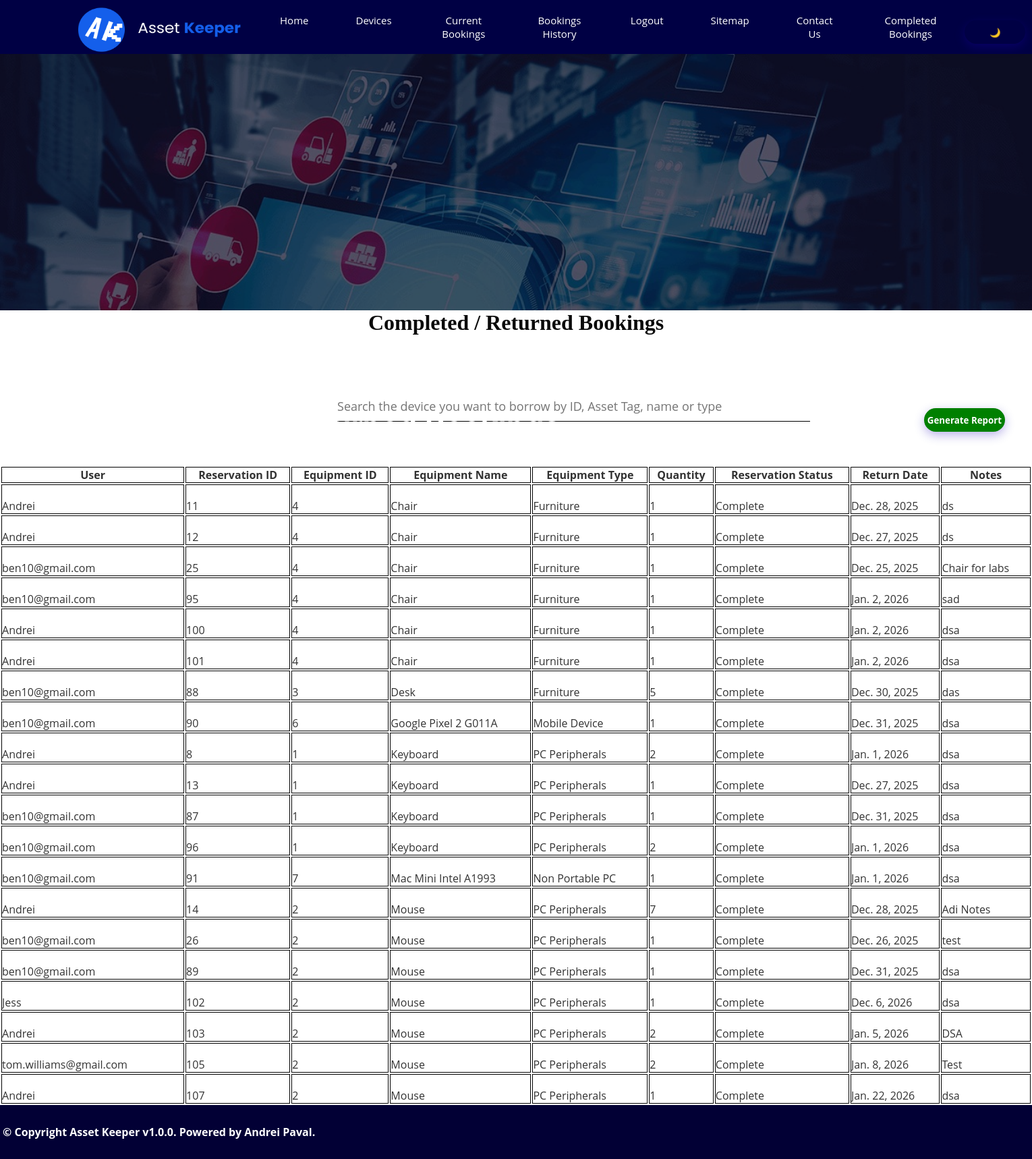
/completedBookings/sortAZUser/, run on the app's committed database.
### AppOneSDG/models.py (models this page shows, shortened)
class Reservation(models.Model):
    reservationId       = models.AutoField(verbose_name='Reservation ID', primary_key=True)
    reservationStatus   = models.CharField(verbose_name='Status of reservation', max_length=100, choices=[ ("Pending", "Pending"), ("Approved", "Approved"), ("Overdue", "Overdue"), ("Critical Overdue", "Critical Overdue"), ("Active", "Active"), ("Complete", "Complete"), ("Written Off", "Written Off"), ], default = "Active")
    reservationDate     = models.DateField(verbose_name='Date of reservation')
    returnDate          = models.DateField(verbose_name='Return date for reservation')
    reservationNotes    = models.TextField(verbose_name='Notes about reservation', blank=True)
    userId              = models.ForeignKey(User, related_name='users_who_place_reservations', on_delete=models.CASCADE, null=False, verbose_name='Corresponding user ID')
    adminUserId         = models.ForeignKey(Admin, related_name='admins_who_approve_reservations', on_delete=models.CASCADE, null=True, verbose_name='Corresponding admin ID')
    equipId             = models.ForeignKey(Equipment, related_name='equipments_that_are_reserved', on_delete=models.CASCADE, null=False, verbose_name='Corresponding equipment ID')
    quantityBorrowed = models.IntegerField(verbose_name="Quantity borrowed", default=0)

class User(AbstractBaseUser):
    userId              = models.AutoField(verbose_name="User ID", primary_key=True)
    firstName           = models.CharField(verbose_name="First name", max_length=100)
    lastName            = models.CharField(verbose_name="Last name", max_length=100)
    username            = models.CharField(verbose_name="Username", max_length=100, unique=True)
    email               = models.EmailField(verbose_name="Email address", max_length=100, unique=True)
    contactNumber       = models.CharField(verbose_name="Contact number", max_length=100)
    emergencyContact    = models.CharField(verbose_name="Emergency contact", max_length=100)
    date_joined         = models.DateTimeField(verbose_name='Date joined', auto_now_add=True)
    last_login          = models.DateTimeField(verbose_name='Last login', auto_now=True)
    is_admin            = models.BooleanField(default=False)
    is_active           = models.BooleanField(default=True)
    is_staff            = models.BooleanField(default=False)
    is_superuser        = models.BooleanField(default=False)
    USERNAME_FIELD = 'email'
    REQUIRED_FIELDS = ['firstName', 'lastName', 'contactNumber', 'username']
    objects = MyUserManager()

class Equipment(models.Model):
    EQUIPMENT_CATEGORY = [ ("PC Peripherals", "PC Peripherals"), ("Non Portable PC", "Non Portable PC"), ("Laptop", "Laptop"), ("Mobile Device", "Mobile Device"), ("VR Headset", "VR Headset"), ("VR Controller", "VR Controller"), ("Camera/Sensors", "Camera/Sensors"), ("Furniture", "Furniture"), ("Presentation Tools", "Presentation Tools"), ("Stationary", "Stationary"), ("Furniture", "Furniture"), ("Accessories", "Accessories"),("Other", "Other") ]
    equipId             = models.AutoField(verbose_name="Equipment ID", primary_key=True)
    equipName           = models.CharField(verbose_name="Equipment name", max_length=100)
    equipType           = models.CharField(verbose_name="Equipment type", choices=EQUIPMENT_CATEGORY, max_length=100)
    equipQuantity       = models.IntegerField(verbose_name="Quantity for equipment", default=0)
    equipAudit          = models.DateField(verbose_name="Last audit for equipment")
    equipLocation         = models.CharField(verbose_name="Location of equipment", max_length=100, blank=True)
    equipStatus       = models.CharField(verbose_name="Status of equipment", max_length=100, default = "Available")
    equipComments       = models.TextField(verbose_name="Comments on equipment", blank=True)
    isOnsite            = models.BooleanField(default=False)
    low_stock_threshold = models.IntegerField(default=5) # Optional but recommended

### AppOneSDG/views.py (the view)
# urls.py: path("completedBookings/sortAZUser/", views.completed_bookings_sorted_user, name="completed_bookings_sorted_user"),
def completed_bookings_sorted_user(request):
    completed_reservations = Reservation.objects.filter(
        reservationStatus="Complete"
    ).select_related("equipId", "userId").order_by("equipId__equipName")  # A → Z
    context = {
        "completed_reservations": completed_reservations
    }
    return render(request, "completedBookingsUser.html", context)

### AppOneSDG/templates/completedBookingsUser.html (shortened to what this page needs)
{% extends 'main_user.html' %}
{% block extra_css %}
<link rel="stylesheet" type="text/css" href="/static/AppOneSDG/mystylesheetSDG.css">
<link rel="stylesheet" type="text/css" href="/static/AppOneSDG/contact-us.css">
{% endblock extra_css %}
{% block contentBody %}
<div class = "wrapper">
    <div class = "overlay">
    <div class = "text">
    <h1 id = "intro" style = "color:white;">Completed/Returned Bookings </h1>
    </div>
    </div>
    </div>
<h1 class="title" style="color: var(--text-primary);">Completed / Returned Bookings</h1>
<br><br><br><br>
<input
  type="search"
  id="searchBar"
  placeholder="Search the device you want to borrow by ID, Asset Tag, name or type"
  style=" width:701px; font-size:18px; height:40px; margin-left:500px;color: var(--text-primary); background-color: var(--body-bg); border-bottom: 1px solid var(--table-border); "
>
<button id = "generateReportBtn2" class = "bookingApprove" style = "background:green;font-weight:bold; float:right;margin-right:40px;margin-bottom:50px;">Generate Report</button>
<br><br>
<table style="width:100%" id="currentBookings">
    <tr>
        <th>User</th>
        <th>Reservation ID</th>
        <th>Equipment ID</th>
        <th> Equipment Name </th>
        <th> Equipment Type </th>
        <th>Quantity</th>
        <th> Reservation Status </th>
        <th>Return Date</th>
        <th>Notes</th>
    </tr>
    {% for r in completed_reservations %}
    <tr data-id="{{ r.reservationId }}">
        <td>{{ r.userId.username }}</td>
        <td>{{ r.reservationId }}</td>
        <td>{{ r.equipId.equipId }}</td>
        <td>{{ r.equipId.equipName }}</td>
        <td>{{ r.equipId.equipType }}</td>
        <td>{{ r.quantityBorrowed }}</td>
        <td>{{ r.reservationStatus }}</td>
        <td>{{ r.returnDate }}</td>
        <td>{{ r.reservationNotes }}</td>
    </tr>
    {% empty %}
    <tr>
        <td colspan="6" style="text-align:center; padding:20px;">
            No completed bookings found.
        </td>
    </tr>
    {% endfor %}
</table>
{% endblock contentBody %}

### AppOneSDG/static/AppOneSDG/mystylesheetSDG.css (style rules this page uses)
* { margin: 0; padding: 0; box-sizing: border-box; font-family: 'Open Sans', sans-serif; list-style: none; text-decoration: none; }
body { background: var(--body-bg); }
.bookingApprove { background:pink; }
:root { --navbar-bg: #000044; --navbar-text: white; --body-bg: white; --text-primary: #0a0a0a; --text-secondary: #333333; --table-border: #000000; --button-bg: green; --button-text: white; }

### AppOneSDG/static/AppOneSDG/contact-us.css (style rules this page uses)
.wrapper { background: url("background.jpeg"); display: flex; height: 380px; top: 0px; width: 100%; background-repeat: no-repeat; background-size: cover; }
#intro { position: absolute; top: 40%; left: 51%; width: 99%; height: 200px; transform: translate(-40%, -40%); display:flex; color: var(--text-primary); font-family: "Montserrat"; font-size: 40px; font-weight:bold; }
.title { color: var(--text-primary); font-weight: bold; text-align: center; font-family: "Arial Black"; font-weight: bold; }
.overlay { display: flex; height: 380px; top: 0px; width: 100%; background-repeat: no-repeat; background-size: cover; background-color: rgba(0,0,0,0.5); }
input { width:100%; border:none; border-bottom: 1px solid #ccc; outline:none; padding-bottom:5px; }
button { background: #1c00b5; width: 120px; border:none; outline:none; color: #fff; height: 35px; border-radius:30px; margin-top:20px; box-shadow: 0px 5px 15px 0px rgba(28,0,181,0.3); }
tr td:first-child { padding-right: 20px; }
tr td { padding-top:20px; }
.bookingApprove { background:pink; }
:root { --navbar-bg: #000044; --navbar-text: white; --body-bg: white; --text-primary: #0a0a0a; --text-secondary: #333333; --table-border: #000000; --button-bg: green; --button-text: white; }

### AppOneSDG/templates/completedBookingsUser.html (style rules this page uses)
#currentBooking,td,tr,th { border: 1px solid var(--table-border); color: var(--text-secondary); }

### data on the page
Reservation: userId.username "Andrei", reservationId "11", equipId.equipId "4", equipId.equipName "Chair", equipId.equipType "Furniture", quantityBorrowed "1", reservationStatus "Complete", returnDate "Dec. 28, 2025", reservationNotes "ds"
Reservation: userId.username "Andrei", reservationId "12", equipId.equipId "4", equipId.equipName "Chair", equipId.equipType "Furniture", quantityBorrowed "1", reservationStatus "Complete", returnDate "Dec. 27, 2025", reservationNotes "ds"
Reservation: userId.username "ben10@gmail.com", reservationId "25", equipId.equipId "4", equipId.equipName "Chair", equipId.equipType "Furniture", quantityBorrowed "1", reservationStatus "Complete", returnDate "Dec. 25, 2025", reservationNotes "Chair for labs"
Reservation: userId.username "ben10@gmail.com", reservationId "95", equipId.equipId "4", equipId.equipName "Chair", equipId.equipType "Furniture", quantityBorrowed "1", reservationStatus "Complete", returnDate "Jan. 2, 2026", reservationNotes "sad"
Reservation: userId.username "Andrei", reservationId "100", equipId.equipId "4", equipId.equipName "Chair", equipId.equipType "Furniture", quantityBorrowed "1", reservationStatus "Complete", returnDate "Jan. 2, 2026", reservationNotes "dsa"
Reservation: userId.username "Andrei", reservationId "101", equipId.equipId "4", equipId.equipName "Chair", equipId.equipType "Furniture", quantityBorrowed "1", reservationStatus "Complete", returnDate "Jan. 2, 2026", reservationNotes "dsa"
Reservation: userId.username "ben10@gmail.com", reservationId "88", equipId.equipId "3", equipId.equipName "Desk", equipId.equipType "Furniture", quantityBorrowed "5", reservationStatus "Complete", returnDate "Dec. 30, 2025", reservationNotes "das"
Reservation: userId.username "ben10@gmail.com", reservationId "90", equipId.equipId "6", equipId.equipName "Google Pixel 2 G011A", equipId.equipType "Mobile Device", quantityBorrowed "1", reservationStatus "Complete", returnDate "Dec. 31, 2025", reservationNotes "dsa"
Reservation: userId.username "Andrei", reservationId "8", equipId.equipId "1", equipId.equipName "Keyboard", equipId.equipType "PC Peripherals", quantityBorrowed "2", reservationStatus "Complete", returnDate "Jan. 1, 2026", reservationNotes "dsa"
Reservation: userId.username "Andrei", reservationId "13", equipId.equipId "1", equipId.equipName "Keyboard", equipId.equipType "PC Peripherals", quantityBorrowed "1", reservationStatus "Complete", returnDate "Dec. 27, 2025", reservationNotes "dsa"
Reservation: userId.username "ben10@gmail.com", reservationId "87", equipId.equipId "1", equipId.equipName "Keyboard", equipId.equipType "PC Peripherals", quantityBorrowed "1", reservationStatus "Complete", returnDate "Dec. 31, 2025", reservationNotes "dsa"
Reservation: userId.username "ben10@gmail.com", reservationId "96", equipId.equipId "1", equipId.equipName "Keyboard", equipId.equipType "PC Peripherals", quantityBorrowed "2", reservationStatus "Complete", returnDate "Jan. 1, 2026", reservationNotes "dsa"
Reservation: userId.username "ben10@gmail.com", reservationId "91", equipId.equipId "7", equipId.equipName "Mac Mini Intel A1993", equipId.equipType "Non Portable PC", quantityBorrowed "1", reservationStatus "Complete", returnDate "Jan. 1, 2026", reservationNotes "dsa"
Reservation: userId.username "Andrei", reservationId "14", equipId.equipId "2", equipId.equipName "Mouse", equipId.equipType "PC Peripherals", quantityBorrowed "7", reservationStatus "Complete", returnDate "Dec. 28, 2025", reservationNotes "Adi Notes"
Reservation: userId.username "ben10@gmail.com", reservationId "26", equipId.equipId "2", equipId.equipName "Mouse", equipId.equipType "PC Peripherals", quantityBorrowed "1", reservationStatus "Complete", returnDate "Dec. 26, 2025", reservationNotes "test"
Reservation: userId.username "ben10@gmail.com", reservationId "89", equipId.equipId "2", equipId.equipName "Mouse", equipId.equipType "PC Peripherals", quantityBorrowed "1", reservationStatus "Complete", returnDate "Dec. 31, 2025", reservationNotes "dsa"
Reservation: userId.username "Jess", reservationId "102", equipId.equipId "2", equipId.equipName "Mouse", equipId.equipType "PC Peripherals", quantityBorrowed "1", reservationStatus "Complete", returnDate "Dec. 6, 2026", reservationNotes "dsa"
Reservation: userId.username "Andrei", reservationId "103", equipId.equipId "2", equipId.equipName "Mouse", equipId.equipType "PC Peripherals", quantityBorrowed "2", reservationStatus "Complete", returnDate "Jan. 5, 2026", reservationNotes "DSA"
Reservation: userId.username "tom.williams@gmail.com", reservationId "105", equipId.equipId "2", equipId.equipName "Mouse", equipId.equipType "PC Peripherals", quantityBorrowed "2", reservationStatus "Complete", returnDate "Jan. 8, 2026", reservationNotes "Test"
Reservation: userId.username "Andrei", reservationId "107", equipId.equipId "2", equipId.equipName "Mouse", equipId.equipType "PC Peripherals", quantityBorrowed "1", reservationStatus "Complete", returnDate "Jan. 22, 2026", reservationNotes "dsa"
